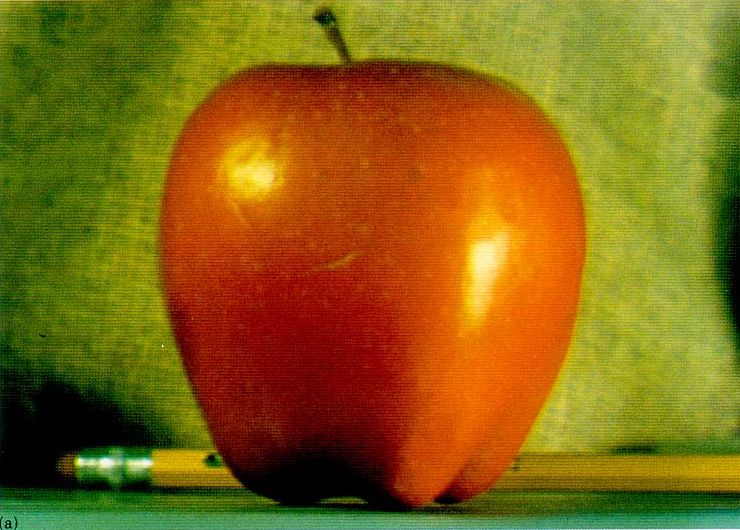
#> input picture 2/input_images/burt_apple.png, 740 x 530 px
$ python part2_3.py
#> lines starting #> are read from the running program, lines starting #| are printed output that depends on the picture
import cv2
import numpy as np
import matplotlib.pyplot as plt

def apply_filter(img, kernel):
    return cv2.filter2D(img, -1, kernel, borderType=cv2.BORDER_REFLECT)

def low_pass_filter(sigma):
    ksize = int(6 * sigma) | 1
    g = cv2.getGaussianKernel(ksize, sigma)
    return g @ g.T

def stacks(img, num_levels=5, sigma=2):
    gaussian, laplacian = [img], []
    for i in range(num_levels):
        blurred = apply_filter(img, low_pass_filter(sigma * 2**i))
        laplacian.append(gaussian[-1] - blurred)
        gaussian.append(blurred)
    laplacian.append(gaussian[-1])
    return gaussian, laplacian

def main():
    apple_img  = cv2.imread("input_images/burt_apple.png")
#> apple_img is the input picture: shape (530, 740, 3); mean B, G, R 18.5, 101.2, 133.6
    orange_img = cv2.imread("input_images/burt_orange.png")
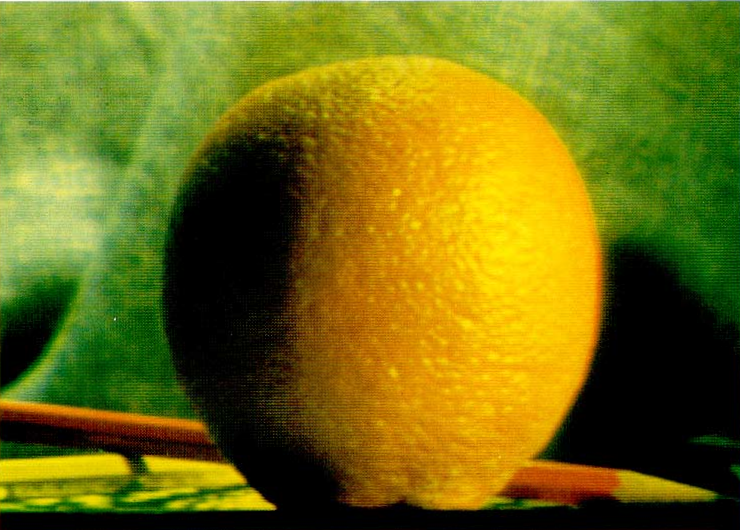
#> input picture 2/input_images/burt_orange.png, 740 x 530 px
#> orange_img is the input picture: shape (530, 740, 3); mean B, G, R 17.5, 109.8, 113.1
    apple_img  = cv2.cvtColor(apple_img,  cv2.COLOR_BGR2RGB).astype(np.float32) / 255
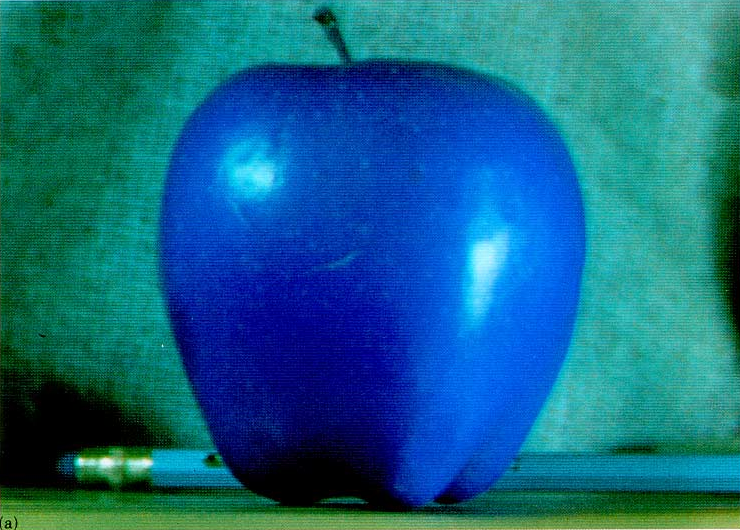
#> apple_img: shape (530, 740, 3) float32; mean B, G, R 0.524, 0.397, 0.0723
    orange_img = cv2.cvtColor(orange_img, cv2.COLOR_BGR2RGB).astype(np.float32) / 255
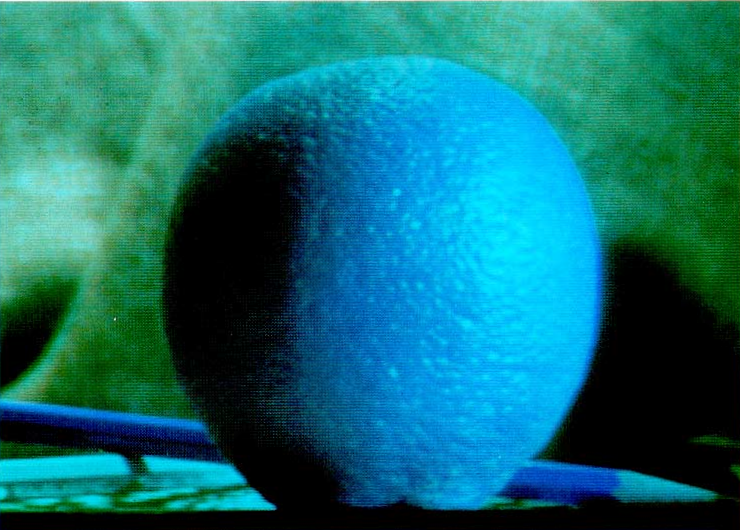
#> orange_img: shape (530, 740, 3) float32; mean B, G, R 0.443, 0.431, 0.0686
    orange_img = cv2.resize(orange_img, (apple_img.shape[1], apple_img.shape[0]))


    mask = np.zeros_like(apple_img, dtype=np.float32)
    mask[:, :mask.shape[1] // 2, :] = 1.0

    apple_gaussian, apple_laplacian = stacks(apple_img, num_levels=5, sigma=5)
#> in stacks, `gaussian, laplacian = [img], []`: laplacian = []
#> after the loop in stacks, `for i in range(num_levels):`: gaussian = 6 items; laplacian = 5 items
#> apple_gaussian = 6 items; apple_laplacian = 6 items
    orange_gaussian, orange_laplacian = stacks(orange_img, num_levels=5, sigma=5)
#> orange_gaussian = 6 items; orange_laplacian = 6 items
    mask_gaussian, mask_laplacian = stacks(mask, num_levels=5, sigma=5)

    LA_m = [mask_gaussian[i] * apple_laplacian[i]        for i in range(len(apple_laplacian))]
#> LA_m = 6 items
    LB_m = [(1 - mask_gaussian[i]) * orange_laplacian[i] for i in range(len(orange_laplacian))]
#> LB_m = 6 items
    LS   = [a + b for a, b in zip(LA_m, LB_m)]
#> LS = 6 items

    oraple = np.clip(sum(LS), 0, 1)
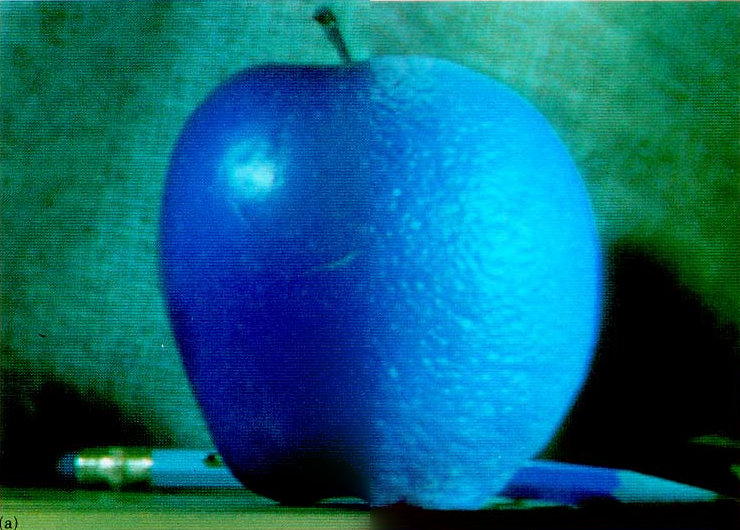
#> oraple: shape (530, 740, 3) float32; mean of channels 0, 1, 2 0.47, 0.39, 0.0388; drawn as B, G, R

    def norm(x):
        return (x - x.min()) / (x.max() - x.min() + 1e-8)

    rows = [0, 2, 4]
    fig, ax = plt.subplots(4, 3, figsize=(10, 13))
    for r, lvl in enumerate(rows):
        ax[r, 0].imshow(norm(LA_m[lvl]))
        ax[r, 1].imshow(norm(LB_m[lvl]))
        ax[r, 2].imshow(norm(LS[lvl]))
    ax[3, 0].imshow(np.clip(sum(LA_m), 0, 1))
    ax[3, 1].imshow(np.clip(sum(LB_m), 0, 1))
    ax[3, 2].imshow(oraple)
    for i, a in enumerate(ax.ravel()):
        a.set_xticks([]); a.set_yticks([])
        a.set_xlabel(f"({'abcdefghijkl'[i]})")
    for r, lvl in enumerate(rows):
        ax[r, 0].set_ylabel(f"level {lvl}")
    ax[3, 0].set_ylabel("sum")
    for c, t in enumerate(["Masked apple", "Masked orange", "Blend"]):
        ax[0, c].set_title(t)
    plt.tight_layout()
    plt.savefig("results/part2_3_oraple_stacks.jpg", dpi=150)
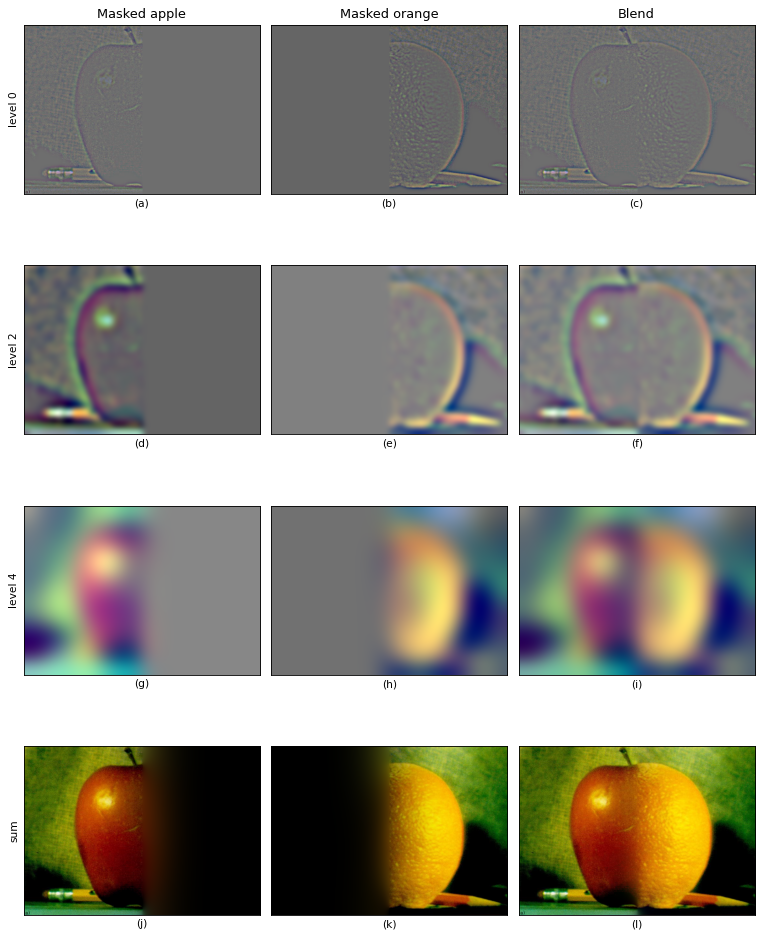
#> figure drawn by matplotlib, 12 panels
    plt.show()

    stack_rows = [
        ("Apple Gaussian", apple_gaussian), ("Apple Laplacian", apple_laplacian),
        ("Orange Gaussian", orange_gaussian), ("Orange Laplacian", orange_laplacian),
    ]
    fig, ax = plt.subplots(4, len(apple_gaussian), figsize=(3 * len(apple_gaussian), 9.5))
    for r, (t, stack) in enumerate(stack_rows):
        for c, im in enumerate(stack):
            ax[r, c].imshow(im if "Gaussian" in t or c == len(stack) - 1 else norm(im))
            ax[r, c].set_xticks([]); ax[r, c].set_yticks([])
        ax[r, 0].set_ylabel(t)
#> this loop made 4 passes
#> t on passes 1 to 4: 'Apple Gaussian', 'Apple Laplacian', 'Orange Gaussian', 'Orange Laplacian'
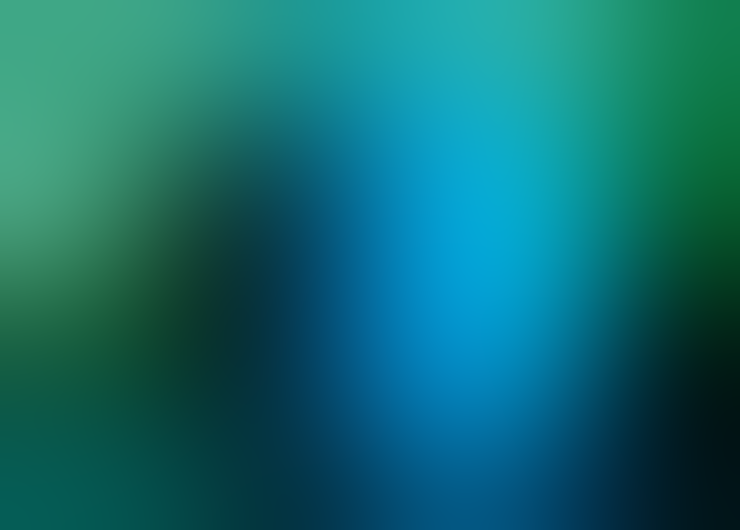
#> im: shape (530, 740, 3) float32; mean of channels 0, 1, 2 0.443, 0.43, 0.0686; drawn as B, G, R
    for c in range(len(apple_gaussian)):
        ax[0, c].set_title(f"level {c}")
#> this loop made 6 passes
    plt.tight_layout()
    plt.savefig("results/part2_3_gaussian_laplacian_stacks.jpg", dpi=150)
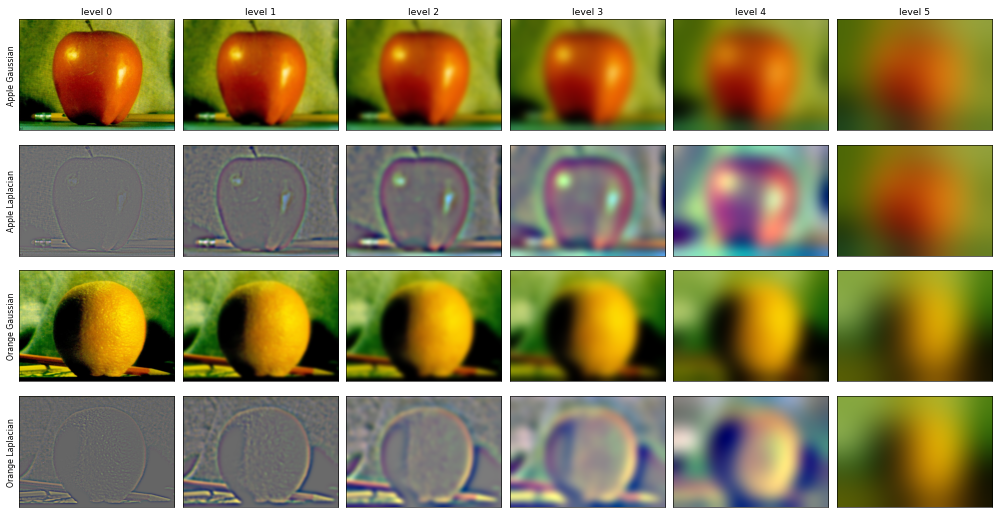
#> figure drawn by matplotlib, 24 panels; B, G, R data is drawn as R, G, B
    plt.show()

    out = cv2.cvtColor((oraple * 255).astype(np.uint8), cv2.COLOR_RGB2BGR)
    cv2.imwrite("results/part2_3_oraple.jpg", out)


if __name__ == "__main__":
    main()
